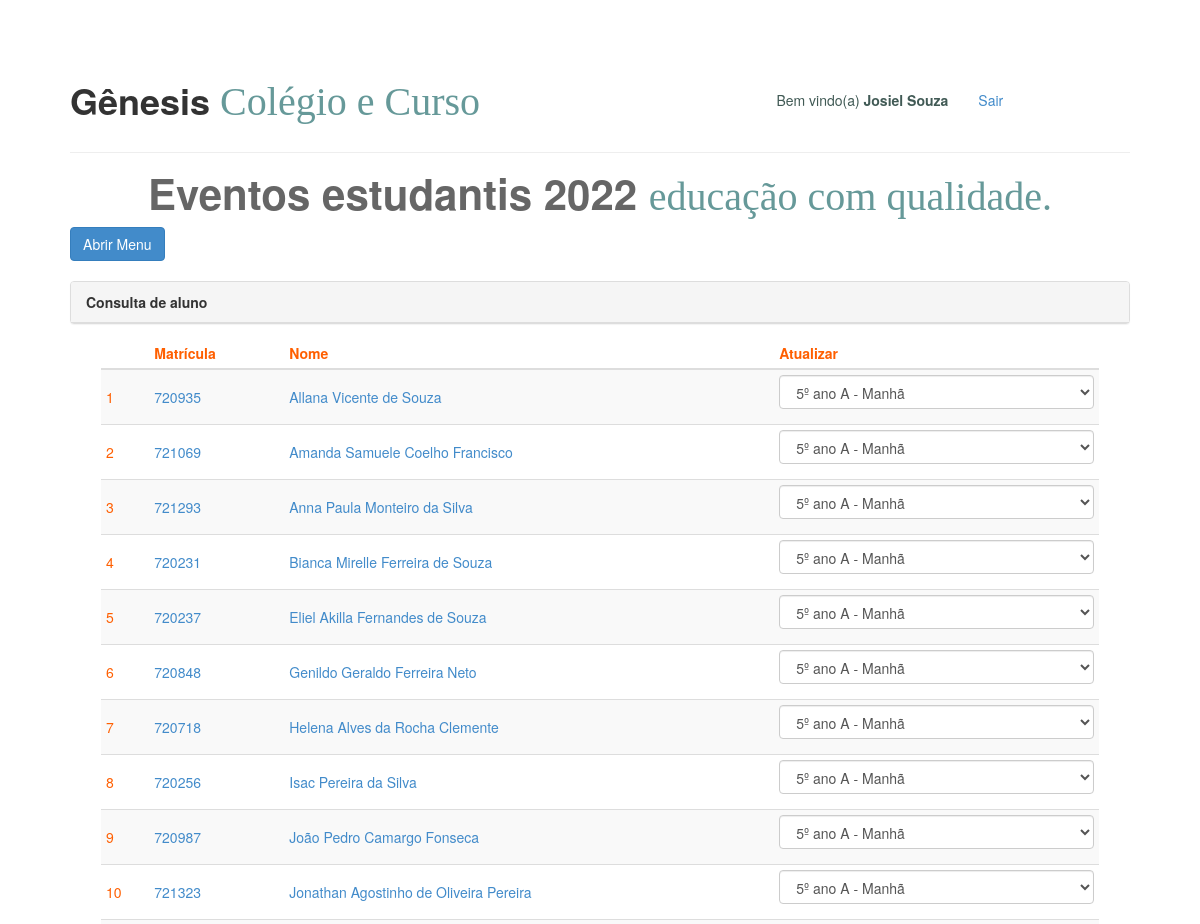
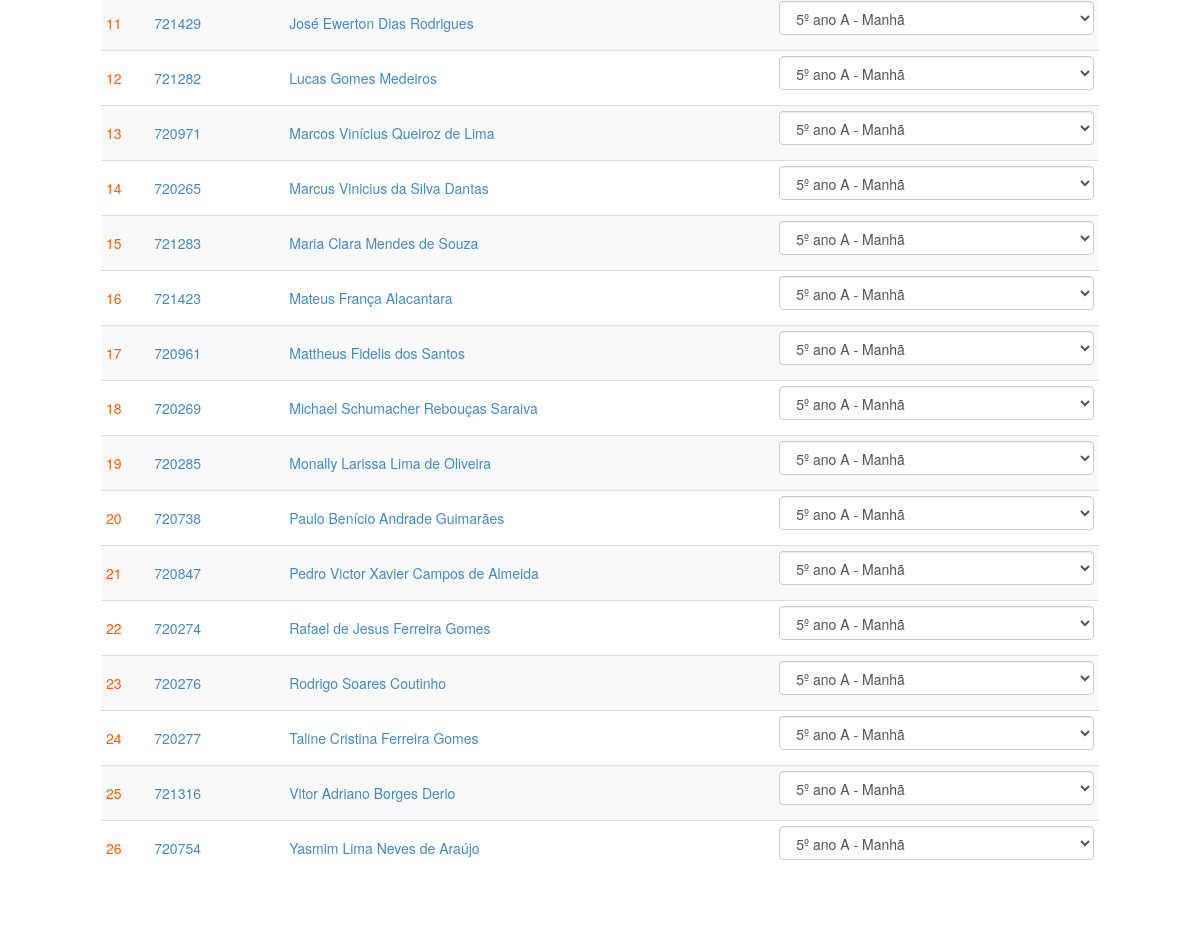
The app's page /eventos/listarturma.php?codturma=7 (signed in) with its own data (2 pictures, top to bottom).
### tables this page shows
CREATE TABLE `usuario` (
  `id_usuario` int(11) NOT NULL,
  `nome_usuario` varchar(200) NOT NULL,
  `login_usuario` int(20) NOT NULL,
  `senha_usuario` varchar(100) NOT NULL,
  `nivel_usuario` int(2) NOT NULL,
  `fk_id_turma` int(11) NOT NULL
);

### eventos/listarturma.php (the view, shortened to what this page needs)
<!DOCTYPE html>
<html lang="pt-br">
<head>
    <link href="css/bootstrap.min.css" rel="stylesheet">
    <link rel="stylesheet" href="https://maxcdn.bootstrapcdn.com/font-awesome/4.4.0/css/font-awesome.min.css">
    <link href="css/editor.css" type="text/css" rel="stylesheet"/>
    <link href="css/estilojss.css" rel="stylesheet">
    <link rel="stylesheet" href="css/estilo-publicacao.css" type="text/css">
    <link href="css/simple-sidebar.css" rel="stylesheet">
    <link href="css/sanfona.css" rel="stylesheet">
</head>
<body>
    <div id="wrapper">
        <div id="page-content-wrapper">
            <div class="container-fluid">
                <div class="row">
                    <div class="col-md-6">
                        <h1><?=nome_empresa_editado?></h1>
                    </div>
                    <div class="col-md-4">
                        <p style="color:#415A55;text-align:right;"><br />Bem vindo(a) <b><?=$_SESSION['nome']?></b></p>
                    </div>
                    <div class="col-md-2">
                        <p style="color:text-align:left;"><br /><a href="logout.php">Sair</a></p>
                    </div>
                </div>
                <hr />
                  <h1 class="titulo-local-h1">
                    <?=tema_projeto?>
                    <strong class="titulo-local-h2">
                      <?=subtema_projeto?>
                    </strong>
                  </h1>
                <a href="#menu-toggle" class="btn btn-primary" id="menu-toggle">Abrir Menu</a>
                <div class="list-group">
                  <br />
<div class="panel panel-default">
<div class="panel-heading"><strong>Consulta de aluno</strong></div>
<div class="panel-body texto-formulario-cadastro col-md-12">
  <div class="form-group col-md-12">
    <?php
      if(isset($_GET['codturma'])){
        $id_turma = $_GET['codturma'];
        $pdo = conectar();
        $sql = $pdo->prepare('SELECT id_usuario,nome_usuario,login_usuario FROM usuario WHERE fk_id_turma = "'.$id_turma.'" ORDER BY nome_usuario ASC');
        $sql->execute();
        $resultado = $sql->fetchAll(PDO::FETCH_OBJ);
        $sql_turma = $pdo->prepare('SELECT * FROM turma INNER JOIN turno ON turma.turno_turma = turno.id ORDER BY nivel,nome_turma ASC');
        $sql_turma->execute();
        $resultado_turma = $sql_turma->fetchAll(PDO::FETCH_OBJ);
        echo "<table class='table table-striped table-hover table-condensed'>";
        echo "<thead><tr>";
        echo "<th>&nbsp;</th>";
        echo "<th>Matrícula</th>";
        echo "<th>Nome</th>";
        echo "<th>Atualizar</th>";
        echo "</tr></thead>";
        echo "<tbody>";
        $cont=0;
        foreach ($resultado as $var){
          $cont++;
          echo "<tr>";
          echo "<td class='align-vertical'>".$cont."</td>";
          echo "<td class='align-vertical'><a href='#'>".$var->login_usuario."</a></td>";
          echo "<td class='align-vertical'><a href='#'>".utf8_encode($var->nome_usuario)."</a></td>";
          echo "<td class='align-vertical'>";
          echo "<select class='form-control'>";
          foreach ($resultado_turma as $var_turma){
            echo "<option><a href='1'>".utf8_encode($var_turma->nome_turma)." - ".utf8_encode($var_turma->nome)."</a></option>";
          }
          echo "</select>";
          echo "</td></tr>";
        }
        echo "</tbody></table>";
      }else{
        echo "Redirect...";
      }
    ?>
  </div>
</div>
</div>
                </div>
            </div>
        </div>
    </div>
</body>
</html>

### eventos/css/editor.css (style rules this page uses)
select, textarea, input[type="text"], input[type="password"], input[type="datetime"], input[type="datetime-local"], input[type="date"], input[type="month"], input[type="time"], input[type="week"], input[type="number"], input[type="email"], input[type="url"], input[type="search"], input[type="tel"], input[type="color"], .uneditable-input { height:auto; margin-bottom:10px; }
h1 { margin-top:10px; line-height:40px; }

### eventos/css/estilojss.css (style rules this page uses)
.titulo-local-h1 { color: #666666; font-size: 3em; font-weight: bolder; text-align: center; }
.titulo-local-h2 { color: #669999; font-size: 30pt; font-family:Brush Script MT,cursive; text-align: center; font-weight:normal; }
.texto-formulario-cadastro { color: #FF5F00; font-size: 1em; }
.align-vertical { vertical-align:middle !important; }

### eventos/css/estilo-publicacao.css (style rules this page uses)
select { border-radius: 4px; }

### eventos/css/simple-sidebar.css (style rules this page uses)
body { overflow-x: hidden; }
#wrapper { padding-left: 0; -webkit-transition: all 0.5s ease; -moz-transition: all 0.5s ease; -o-transition: all 0.5s ease; transition: all 0.5s ease; }
#page-content-wrapper { width: 100%; position: absolute; padding: 15px; }
@media (min-width:768px) { #wrapper { padding-left: 0; } }
@media (min-width:768px) { #page-content-wrapper { padding: 20px; position: relative; } }

### eventos/css/sanfona.css (style rules this page uses)
body { margin:50px; }

### records on screen
usuario: login_usuario "720935", nome_usuario "Allana Vicente de Souza"
usuario: login_usuario "721069", nome_usuario "Amanda Samuele Coelho Francisco"
usuario: login_usuario "721293", nome_usuario "Anna Paula Monteiro da Silva"
usuario: login_usuario "720231", nome_usuario "Bianca Mirelle Ferreira de Souza"
usuario: login_usuario "720237", nome_usuario "Eliel Akilla Fernandes de Souza"
usuario: login_usuario "720848", nome_usuario "Genildo Geraldo Ferreira Neto"
usuario: login_usuario "720718", nome_usuario "Helena Alves da Rocha Clemente"
usuario: login_usuario "720256", nome_usuario "Isac Pereira da Silva"
usuario: login_usuario "720987", nome_usuario "João Pedro Camargo Fonseca"
usuario: login_usuario "721323", nome_usuario "Jonathan Agostinho de Oliveira Pereira"
usuario: login_usuario "721429", nome_usuario "José Ewerton Dias Rodrigues"
usuario: login_usuario "721282", nome_usuario "Lucas Gomes Medeiros"
usuario: login_usuario "720971", nome_usuario "Marcos Vinícius Queiroz de Lima"
usuario: login_usuario "720265", nome_usuario "Marcus Vinicius da Silva Dantas"
usuario: login_usuario "721283", nome_usuario "Maria Clara Mendes de Souza"
usuario: login_usuario "721423", nome_usuario "Mateus França Alacantara"
usuario: login_usuario "720961", nome_usuario "Mattheus Fidelis dos Santos"
usuario: login_usuario "720269", nome_usuario "Michael Schumacher Rebouças Saraiva"
usuario: login_usuario "720285", nome_usuario "Monally Larissa Lima de Oliveira"
usuario: login_usuario "720738", nome_usuario "Paulo Benício Andrade Guimarães"
usuario: login_usuario "720847", nome_usuario "Pedro Victor Xavier Campos de Almeida"
usuario: login_usuario "720274", nome_usuario "Rafael de Jesus Ferreira Gomes"
usuario: login_usuario "720276", nome_usuario "Rodrigo Soares Coutinho"
usuario: login_usuario "720277", nome_usuario "Taline Cristina Ferreira Gomes"
usuario: login_usuario "721316", nome_usuario "Vitor Adriano Borges Derio"
usuario: login_usuario "720754", nome_usuario "Yasmim Lima Neves de Araújo"

### other values on screen
nome_empresa_editado "Gênesis Colégio e Curso"
$_SESSION['nome'] "Josiel Souza"
tema_projeto "Eventos estudantis 2022"
subtema_projeto "educação com qualidade."
